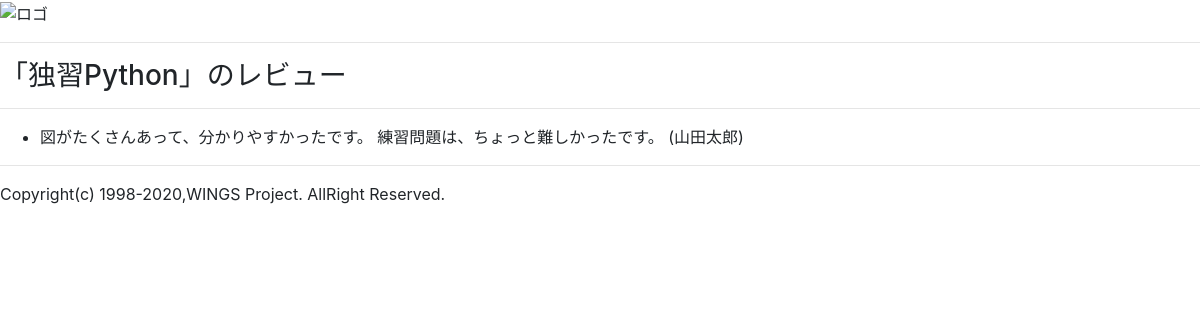
Screenshot of /main/rel with the database file from the repository.
### main/models.py (models this page shows, shortened)
class Book(models.Model):
  isbn = models.CharField(
    verbose_name='ISBNコード',
    max_length=20,
    validators=[
      RegexValidator(
        r'^978-4-[0-9]{4}-[0-9]{4}-[0-9X]{1}$',
        message='ISBNコードは正しい形式で指定してください。')
    ]
  )
  title = models.CharField(
    verbose_name='書名',
    max_length=100
  )
  price = models.IntegerField(
    verbose_name='価格',
    default = 0,
    validators=[
      MinValueValidator(
        17,
        message='価格は正の整数で指定してください。'
      )
    ]
  )
  publisher = models.CharField(
    verbose_name='出版社',
    max_length=50,
    choices = [
      ('翔泳社', '翔泳社'),
      ('技術評論社', '技術評論社'),
      ('秀和システム', '秀和システム'),
      ('SBクリエイティブ', 'SBクリエイティブ'),
      ('日経BP', '日経BP'),
    ],
  )
  published = models.DateField(
      verbose_name='刊行日'
  )

class Review(models.Model):
  book = models.ForeignKey(Book, on_delete=models.CASCADE)
  name = models.CharField(
    verbose_name='名前',
    max_length=20
  )
  body = models.TextField(
    verbose_name='本文',
    max_length=255
  )

### main/views.py (the view)
# urls.py: path('rel', views.rel, name='rel'),
def rel(request):
    return render(request, 'main/rel.html', {
        'book': Book.objects.get(pk=1)
    })

### main/templates/main/rel.html
{% extends 'main/layout.html' %}
{% block main %}
<h3>「{{book.title}}」のレビュー</h3>
<hr />
<ul>
    {% for rev in book.review_set.all %}
    <li>{{rev.body}} ({{rev.name}})</li>
    {% endfor %}
</ul>
{% endblock %}

### rows the page displays
Book: title "独習Python"
Review: body "図がたくさんあって、分かりやすかったです。 練習問題は、ちょっと難しかったです。", name "山田太郎"
